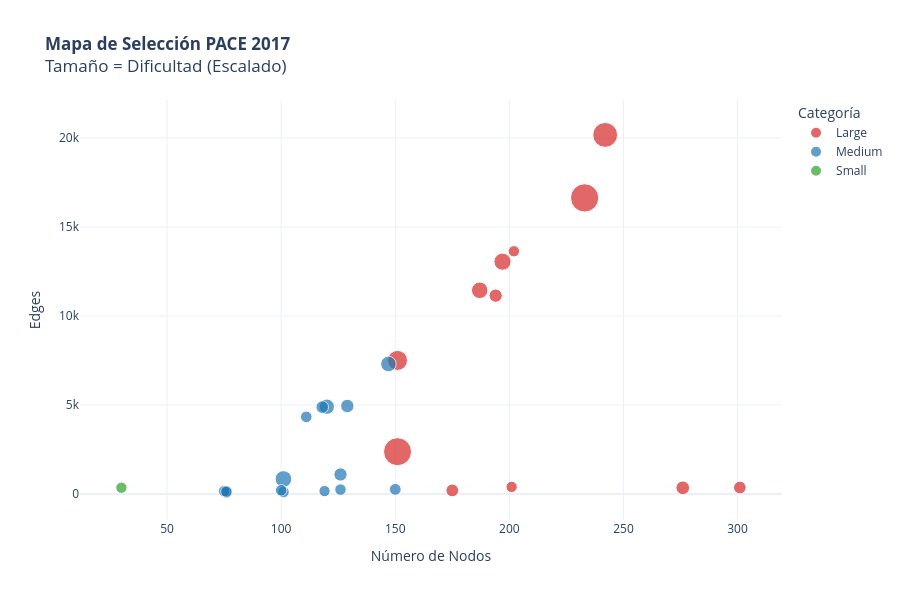

Write notebook code for a chart like this one.
### Markdown cell above
## 2. Categorización y Selección Visual

En esta etapa filtramos las instancias para mantenernos dentro del rango viable para una tesis de maestría ($20 \le N \le 400$) y las clasificamos en tres grupos de dificultad.

Se utiliza un gráfico interactivo para seleccionar manualmente 9 instancias (3 por categoría).
**Criterio de Selección:** Se buscan grafos que representen un desafío para la heurística *Minimum Degree* (burbujas grandes) y que cubran diferentes densidades.

* **Eje X:** Tamaño del grafo (Nodos).
* **Eje Y:** Densidad.
* **Tamaño de la Burbuja:** Costo de la heurística (`MinDegree_FillIn`). A mayor tamaño, mayor dificultad estructural detectada.

### Code cell
import plotly.express as px

# --- 1. FILTRADO Y CATEGORIZACIÓN ---

MIN_NODES = 20
MAX_NODES = 400

print(f"Filtrando grafos entre {MIN_NODES} y {MAX_NODES} nodos...")
df_viable = df[(df['Nodes'] >= MIN_NODES) & (df['Nodes'] <= MAX_NODES)].copy()

df_viable['Category'] = df_viable['Nodes'].apply(get_category)

# --- 2. LÓGICA DE ESCALADO VISUAL (EL ARREGLO) ---

# Definimos el tamaño mínimo y máximo en PÍXELES que queremos ver en pantalla
MIN_BUBBLE_SIZE = 8   # Tamaño mínimo (para que los pequeños se vean)
MAX_BUBBLE_SIZE = 50  # Tamaño máximo (para los difíciles)

# Obtenemos los valores reales min y max de tus datos
val_min = df_viable['Complexity'].min()
val_max = df_viable['Complexity'].max()

# Función de normalización (Min-Max Scaling)
def scale_size(val):
    # Si todos tienen el mismo valor, devolver el tamaño base
    if val_max == val_min:
        return MIN_BUBBLE_SIZE + 5

    # Fórmula: Base + (Proporción * Rango_Visual)
    normalized = (val - val_min) / (val_max - val_min)
    return MIN_BUBBLE_SIZE + (normalized * (MAX_BUBBLE_SIZE - MIN_BUBBLE_SIZE))

df_viable['Visual_Size'] = df_viable['Complexity'].apply(scale_size)

# --- 3. VISUALIZACIÓN INTERACTIVA ---

fig = px.scatter(
    df_viable,
    x="Nodes",
    y="Edges",
    color="Category",
    size="Visual_Size",
    hover_data={
        'Filename': True,
        'Nodes': True,
        'MinDegree_FillIn': True, # Mostramos el valor REAL en el tooltip
        'Visual_Size': False,     # Ocultamos el valor trucado
        'Category': False
    },
    title="<b>Mapa de Selección PACE 2017</b><br>Tamaño = Dificultad (Escalado)",
    color_discrete_map={
        "Small": "#2ca02c",  # Verde
        "Medium": "#1f77b4", # Azul
        "Large": "#d62728"   # Rojo
    },
    labels={"Nodes": "Número de Nodos", "Complexity": "Complejidad del Grafo"}
)

fig.update_layout(
    template="plotly_white",
    height=600,
    legend_title_text='Categoría'
)

fig.show()

# --- 4. TABLA DE AYUDA PARA SELECCIÓN ---
print("5 más difíciles (menor Complexity) por categoría:")
for cat in ['Small', 'Medium', 'Large']:
    subset = df_viable[df_viable['Category'] == cat]
    top_hard = subset.sort_values(by='Complexity', ascending=True).head(5)
    print(f"\n--- {cat} ---")
    print(f"Grafos de esta categoría: {subset.shape[0]}")
    display(top_hard[['Filename', 'Nodes', 'Complexity', 'MinDegree_FillIn']])

### Figure 1 — Plotly figure (JSON) as saved in the notebook; plotly's stock layout.template omitted (floating-point values rounded to 4 significant figures)
{"data": [{"customdata": [["83.graph", 723, 50.0, "Large"], ["30.graph", 884, 49.01, "Large"], ["22.graph", 1258, 38.64, "Large"], ["10.graph", 459, 25.05, "Large"], ["78.graph", 733, 18.38, "Large"], ["16.graph", 617, 17.14, "Large"], ["67.graph", 223, 11.71, "Large"], ["77.graph", 476, 10.96, "Large"], ["36.graph", 56, 10.22, "Large"], ["70.graph", 208, 9.976, "Large"], ["69.graph", 550, 8.0, "Large"], ["45.graph", 1, 8.0, "Large"]], "hovertemplate": "Número de Nodos=%{x}<br>Edges=%{y}<br>Filename=%{customdata[0]}<br>MinDegree_FillIn=%{customdata[1]}<extra></extra>", "legendgroup": "Large", "marker": {"color": "#d62728", "size": [50.0, 49.01, 38.64, 25.05, 18.38, 17.14, 11.71, 10.96, 10.22, 9.976, 8.0, 8.0], "sizemode": "area", "sizeref": 0.125, "symbol": "circle"}, "mode": "markers", "name": "Large", "orientation": "v", "showlegend": true, "x": [233, 151, 242, 151, 197, 187, 276, 194, 175, 301, 202, 201], "xaxis": "x", "y": [16636, 2376, 20176, 7504, 13052, 11445, 346, 11145, 199, 362, 13637, 396], "yaxis": "y", "type": "scatter"}, {"customdata": [["3.graph", 325, 17.39, "Medium"], ["40.graph", 377, 15.16, "Medium"], ["26.graph", 254, 14.67, "Medium"], ["2.graph", 200, 11.21, "Medium"], ["11.graph", 195, 10.96, "Medium"], ["8.graph", 138, 9.976, "Medium"], ["18.graph", 108, 8.741, "Medium"], ["84.graph", 18, 8.494, "Medium"], ["44.graph", 170, 8.494, "Medium"], ["5.graph", 24, 8.494, "Medium"], ["24.graph", 65, 8.247, "Medium"], ["12.graph", 2, 8.247, "Medium"], ["86.graph", 120, 8.247, "Medium"], ["31.graph", 151, 8.247, "Medium"], ["13.graph", 92, 8.0, "Medium"]], "hovertemplate": "Número de Nodos=%{x}<br>Edges=%{y}<br>Filename=%{customdata[0]}<br>MinDegree_FillIn=%{customdata[1]}<extra></extra>", "legendgroup": "Medium", "marker": {"color": "#1f77b4", "size": [17.39, 15.16, 14.67, 11.21, 10.96, 9.976, 8.741, 8.494, 8.494, 8.494, 8.247, 8.247, 8.247, 8.247, 8.0], "sizemode": "area", "sizeref": 0.125, "symbol": "circle"}, "mode": "markers", "name": "Medium", "orientation": "v", "showlegend": true, "x": [101, 147, 120, 129, 126, 118, 150, 76, 111, 101, 75, 126, 76, 100, 119], "xaxis": "x", "y": [840, 7303, 4904, 4943, 1095, 4880, 259, 83, 4332, 110, 158, 245, 132, 207, 161], "yaxis": "y", "type": "scatter"}, {"customdata": [["50.graph", 4, 8.0, "Small"]], "hovertemplate": "Número de Nodos=%{x}<br>Edges=%{y}<br>Filename=%{customdata[0]}<br>MinDegree_FillIn=%{customdata[1]}<extra></extra>", "legendgroup": "Small", "marker": {"color": "#2ca02c", "size": [8.0], "sizemode": "area", "sizeref": 0.125, "symbol": "circle"}, "mode": "markers", "name": "Small", "orientation": "v", "showlegend": true, "x": [30], "xaxis": "x", "y": [349], "yaxis": "y", "type": "scatter"}], "layout": {"xaxis": {"anchor": "y", "domain": [0.0, 1.0], "title": {"text": "Número de Nodos"}}, "yaxis": {"anchor": "x", "domain": [0.0, 1.0], "title": {"text": "Edges"}}, "legend": {"title": {"text": "Categoría"}, "tracegroupgap": 0, "itemsizing": "constant"}, "title": {"text": "<b>Mapa de Selección PACE 2017</b><br>Tamaño = Dificultad (Escalado)"}, "height": 600}}
